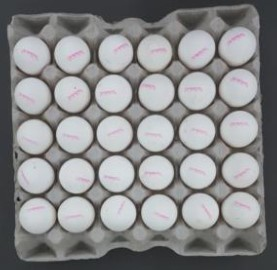
%> input picture sample_img.jpg, 277 x 270 px
$ octave main_CODI_S.m   (GNU Octave 9; MATLAB toolbox functions it lacks are replaced by stand-ins)
%> lines starting %> are read from the running program, lines starting %| are printed output that depends on the picture; in (x1, y1, x2, y2) boxes, pixels count from 0 and x2, y2 are one past the last pixel; in counts of white or black regions, pixels touching at a corner belong together; the program's own positions count from 1
### normalize.m
function u = normalize (x)
% This is a helper method to normalize a the values in x to [0,255]
% normalize(x)
%     -inputs:
%      x            : Input matrix of size m, n
%     -output :
%      u            : Output matrix of size m, n, values in [0,255]
minx = min(min(x));
x = x - minx;
maxx = max(max(x));
u = (x./maxx)*255;
end

### add_frame.m
function framed_phi = add_frame(phi,k, value)

% Helper method to add a frame of with k into a gray-scale image
% Input:
% ------- phi       :   a gray-scale image of size M * N
% ------- k         :   the width of the frame
% ------- value     :   the value of the boundary
%
% Output:
% ------- framed_phi:   a grapy-scale image of size (M+k) * (N+k)


framed_phi                      = value.*ones(size(phi)+[k*2,k*2]);
framed_phi(k+1:end-k,k+1:end-k) = phi;

end

### Treshhold2BW_up.m
function u = Treshhold2BW_up (x,tresh)
[n,m]=size(x);
for i=1:n
    for j=1:m
        if x(i,j)<tresh
            u(i,j)=0;
        else
            u(i,j)=255;
        end
    end
end
end

### AlgIEdge.m
function [diffusedIm,objval,Itercount,CPUcount] = AlgIEdge(SeedIm,EdgeIm,X_D,mu,theta,eta, perc)
% This algorithm is the Edge-weighted harmonic variational optimization model
% proposed in the paper
% AlgIEdge(SeedIm,EdgeIm,X_D,mu,theta, eta, perc)
%     -inputs:
%      SeedIm       : Seed Image
%      EdgeIm       : Mask Image of the image that $g$ applied onto
%      mu           : multiplier on the constraint V−U=0.
%      lambda       : λ, the Lagrange multiplier associated with the linear constraint V−U=0.
%      eta          : η, fidelity parameter

%     -output :
%      diffusedIm  : Diffused image
%      objval       : Energy Function
%      Itercount    : Iteration Number
%      CPUcount     : CPU time

objval = [];
Itercount =[];
CPUcount = [];
X_D = X_D.*EdgeIm;
u0 = SeedIm;
u=u0;
v =u0;
lambda = u0*0;
G0 = max(max(EdgeIm));
C = EdgeIm-G0;
[n,m]=size(u0);

A = zeros(n, m);
for i = 1:n
    for j = 1:m
        A(i,j)= theta+mu- 4*G0 *(cos(2*pi*(i-1)/n)+ cos(2*pi*(j-1)/m)-2);
    end
end

tic

obj= sum(sum( EdgeIm.*(dxf(u).^2+dyf(u).^2)+0.5*eta*X_D.*(u-SeedIm)));
objval = [objval,obj];
Itercount =[Itercount,0];
CPUcount = [CPUcount,toc];
t = 1;
err = 100;
while err>perc

    ux = dxf(u);
    uy = dyf(u);
    g = theta*u + 2* dxb(C.* ux)+2*dyb(C.* uy)+ mu *v +lambda;
    u = real(ifftn(fftn (g)./ A));
    v =(eta*X_D.*u0+mu*u-lambda)./(eta*X_D+mu);
    lambda = lambda + mu*(v-u);

    obj= sum(sum( EdgeIm.*(dxf(u).^2+dyf(u).^2)+0.5*eta*X_D.*(u-SeedIm)));
    objval = [objval,obj];
    Itercount =[Itercount,t];
    CPUcount = [CPUcount,toc];
    err = (objval(end-1)-objval(end))/objval(end-1);
    t = t+1;
end

diffusedIm=u;

end

function v=dyb(u)
v = u(:,:) - u(:,[end 1:end-1]);
end


function v=dxb(u)
v = u(:,:) - u([end 1:end-1],:);
end


function v=dxf(u)
v = u([2:end 1],:) - u(:,:);
end


function v=dyf(u)
v = u(:,[2:end 1]) - u(:,:);
end

### main_CODI_S.m
%%%% Counting Objects by Diffused Index:geometry-free and training-free approach %%%%
%%% This script is about counting the number of objects in a given image by
%%% using CODI-S
%% PSEUDO-CODE
%{
OUTPUTS
-------
NumOfClusters       : Total Number of clusters found


FUNCTIONS:
-------
normalize(x)
    -A helper method to return the normalized data of input in [0,255]
    -inputs:
     x            : Input matrix of size m, n
    -output :
     u            : Output matrix of size m, n, values in [0,255]

add_frame(phi,k, value)
    -A helper method to add a frame of some value and width k into a matrix
    -inputs:
     phi          : a gray-scale image of size M * N
     k            : the width of the frame
     value        : the value of the boundary

    -output:
     framed_phi   : a grapy-scale image of size (M+k) * (N+k)

Treshold2BW_up (x,t)
    -A helper method to return a binary matrix of value 0 and 255 of the
     input matrix
    -inputs:
     x            : a matrix of size M * N
     t            : threshold
    -output:
     u            : a matrix of size M * N, with value 0 where x(i,j) < t
                                            with value 255 o.w.


AlgIEdge(SeedIm,EdgeIm,X_D,mu,theta, eta, perc)
    -A helper function about the Edge-weighted harmonic variational optimization model
     proposed in the paper to produce a diffused image in a single
     dimension

    -inputs:
     SeedIm       : Seed Image
     EdgeIm       : Mask Image of the image that $g$ applied onto
     mu           : multiplier on the constraint V−U=0.
     lambda       : λ, the Lagrange multiplier associated with the linear constraint V−U=0.
     eta          : η, fidelity parameter

    -output :
     DiffiusedIm  : Diffused image
     objval       : Energy Function
     Itercount    : Iteration Number
     CPUcount     : CPU time


%}


clc
clear
close all

%% INITIALIZE
DownSampleRate     = 0.5;     % The percentage of pixels kept from an original image
fig_name           = 'sample_img.jpg'; % The name of the figure
half_seed_len      = 1;       % half of the length of a squared seed
dist_seed_center   = 6;       % distance between the center of consecutive seeds
mu                 = 0.00005; % PARA mu in diffusion algorithm
theta              = 1;       % PARA theta in diffusion algorithm
eta                = 0.0001;  % PARA eta in diffusion algorithm
R_n                = 0.2;    % Stoppting criteria of diffusion algorithm
treshvalue         = 205;     % Threshold in preprocessing step to get mask image
r                  = 8;       % PARA in Gaussian convolution curve
sigma              = 0.75;    % PARA in Gaussian convolution curve


% read an image
Image = imread(fig_name);
%> Image is the input picture: size 270x277x3 uint8; mean R, G, B 135.6, 135.9, 136.9
disp('Finished reading');

tic
disp('Start timing')
% figure;imshow(Image);title('original image')

% Convert image from unit8 into double
Im = double(Image);

% Dowmsample the origninal image
% DownSampleRate : # pixels in the downsampled image / # pixels in the
%                  original image
Im    = imresize(Im,DownSampleRate);
%> Im: size 135x139x3 double

% transfer the image from color scale into gray scale
Im    = sqrt(sum(Im.^2,3));
%> Im: size 135x139 double
phi   = Im;

% normalize phi to have value between 0 and 255
phi = normalize(phi);
%> in normalize, `minx = min(min(x));`: minx = 63.41
%> in normalize, `maxx = max(max(x));`: maxx = 317.7

% add a frame
phi   = add_frame(phi, 3, 0);
[n,m] = size(phi);
%> n = 141; m = 145

%% Preprocess the gray_scale image

% identify background by using threshvalue
phi = Treshhold2BW_up(phi,treshvalue); % phi = 255 if phi < threshvalue;
%> after the loop in Treshhold2BW_up, `for i=1:n`:
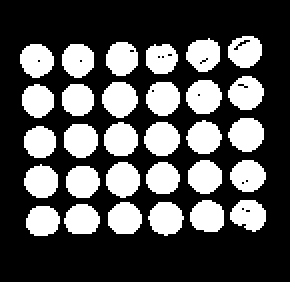
%> u: size 141x145 double (shown 2 times larger); 32.3% white; 30 white regions, largest, box (x1, y1, x2, y2) and area: (51, 41, 69, 59) 244, (93, 40, 111, 57) 239, (72, 61, 90, 78) 237
figure;imshow(phi,'border','loose'); title('Thresholding the gray scale image')


% generate the descretized g function/ a mask image
EdgeMask = phi>0;

%%   generate seeds in 1D

seed_image = zeros(n,m);
seed_binary_domain=zeros(n,m);


index_i = half_seed_len+1:dist_seed_center:n;
%> index_i = 24 values from 2 to 140
index_j = half_seed_len+1:dist_seed_center:m;
%> index_j = 24 values from 2 to 140


% generate vertically increasing seeds in 1st component
k = 1;
for i = index_i
    for j = index_j
        seed_image(i-half_seed_len:i,j-half_seed_len:j,1) = k;
        seed_binary_domain(i-half_seed_len:i,j-half_seed_len:j) = 1;
        k=k+1;
    end
end
%> seed_binary_domain: size 141x145 double; values 0 (black) and 1 (white), 11.3% white in thin lines or dots
%> after the loop, k = 577

seed_image = seed_image./max(seed_image,[],'all').*255;
% Ensure that the values of seeds are located in [1,255] % to distinct the
% seed values from the background value 0

fprintf('Finished generating seeds \n')
%%  Edge-weighted harmonic variational optimization model

[AlgIdiffIm,AlgIobj1,AlgIiter1,AlgICPU1] = AlgIEdge(seed_image,EdgeMask,seed_binary_domain,mu,theta,eta,R_n);
%> in AlgIEdge, `X_D = X_D.*EdgeIm;`: X_D: size 141x145 double; values 0 (black) and 1 (white), 3.6% white in thin lines or dots, all inside (x1, y1, x2, y2) = (12, 18, 133, 116)
%> in AlgIEdge, `G0 = max(max(EdgeIm));`: G0 = true
%> after the loop in AlgIEdge, `for i = 1:n`:
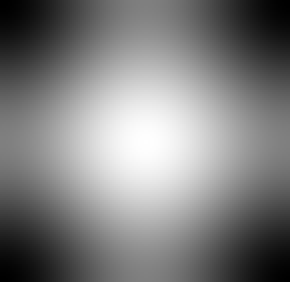
%> A: size 141x145 double (shown 2 times larger); min 1, max 17, mean 9; drawn with min black and max white
%> in AlgIEdge, `obj= sum(sum( EdgeIm.*(dxf(u).^2+dyf(u).^2)+0.5*eta*X_D.*(u-SeedIm)));`: obj = 27882946.2
%> the loop in AlgIEdge, `while err>perc` made 21 passes
%> (obj, err) on passes 6 to 17: (73660.6, 0.307), (52117.8, 0.292), (37400.8, 0.282), (27127, 0.275), (19851.4, 0.268), (14644.9, 0.262), (10888.1, 0.257), (8158, 0.251), (6160.9, 0.245), (4690.9, 0.239), (3602.2, 0.232), (2790.8, 0.225)
%> (obj, objval, err) on passes 1 to 5: (1886265.1, [27882946.2 1886265.1], 0.932), (511716.1, [27882946.2 1886265.1 511716.1], 0.729), (258015.2, [27882946.2 1886265.1 511716.1 258015.2], 0.496), (159344.3, [27882946.2 1886265.1 511716.1 258015.2 159344.3], 0.382), (106348.1, [27882946.2 1886265.1 511716.1 258015.2 159344.3 106348.1], 0.333)
%> pass 1, in AlgIEdge, `u = real(ifftn(fftn (g)./ A));`:
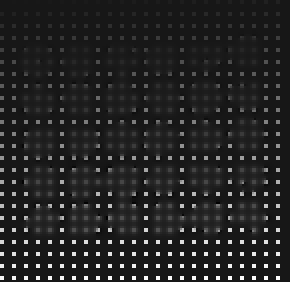
%> u: size 141x145 double (shown 2 times larger); min -25.71, max 255, mean 14.4; drawn with min black and max white
%> after the loop in AlgIEdge, `while err>perc`:
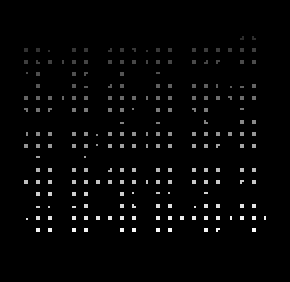
%> lambda: size 141x145 double (shown 2 times larger); min -1.42e-18, max 0.0191, mean 0.000409; drawn with min black and max white
%> after the loop in AlgIEdge, `while err>perc`: CPUcount = 22 values from 0.00828 to 0.269; Itercount = 22 values from 0 to 21; objval = 22 values, max 27882946.2 at index 1, min 1104.1 at index 22, mean 1412368.6; t = 22
%> in AlgIEdge, `diffusedIm=u;`:
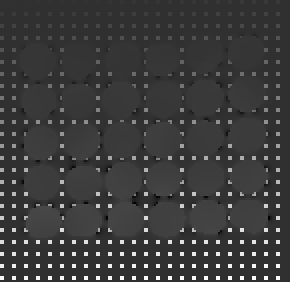
%> diffusedIm: size 141x145 double (shown 2 times larger); min -60.22, max 255, mean 14.4; drawn with min black and max white
%> AlgIobj1 has the same summary as objval in AlgIEdge; AlgIiter1 = 22 values from 0 to 21; AlgICPU1 = 22 values from 0.00828 to 0.269
AlgIdiffIm = normalize(AlgIdiffIm).* EdgeMask;

% test the result from bwconncomp
% a =  bwconncomp(phi./255);
% mablabobjectnumber = a.NumObjects

U = AlgIdiffIm;

fprintf('Finished diffusing seeds \n')

%% Apply Gaussian Fitting curve to Diffused image
U0 = U(U>0);
%> U0 = 6600 values, max 73.79 at index 895, min 52 at index 5074, mean 59.99

binwidth= 0.1; edges = 0:binwidth:256;
fig=figure; set(fig,'visible','off');
h = histogram (U0,edges,'Normalization','pdf');
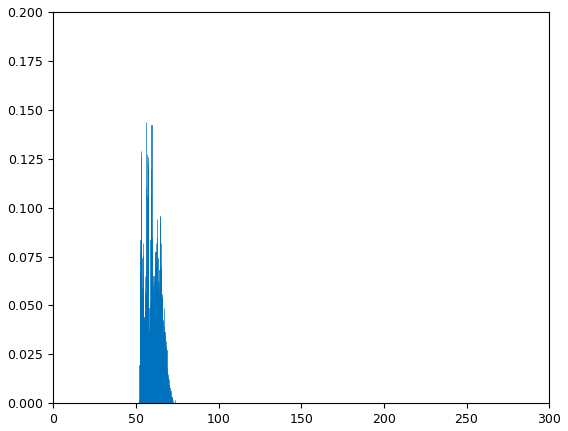
%> figure redrawn from the program's plot data; tallest bar 0.144 high, from x = 56 to 56.1
f = h.Values; f(f<0.005)=0;
%> after `f = h.Values`: f = 2560 values, max 0.144 at index 561, min 0 at index 1, mean 0.00391

figure(1);
hb= bar((binwidth:binwidth:256),f); hb.FaceColor = 'r';
hold on

g  = normpdf(-r:r,0,sigma); p1=conv(f,g);
%> after `p1=conv(f,g)`: p1 = 2576 values, max 0.121 at index 581, min 0 at index 1, mean 0.00386
pg = plot(-(r-1)*binwidth: binwidth:256+r*binwidth,p1,'k--', 'Marker','.');
xlabel('Pixel Intensity'); xlim([53 75])
legend ([hb;pg], 'histogram', 'Gaussian Fitted')
hold off
[pks, locspks] = findpeaks(p1);
%> pks = 33 values, max 0.121 at index 6, min 0.00322 at index 33, mean 0.058; locspks = 33 values from 539 to 718
NumOfClusters = length(pks);
%> NumOfClusters = 33
title([num2str(NumOfClusters),' objects are found'])
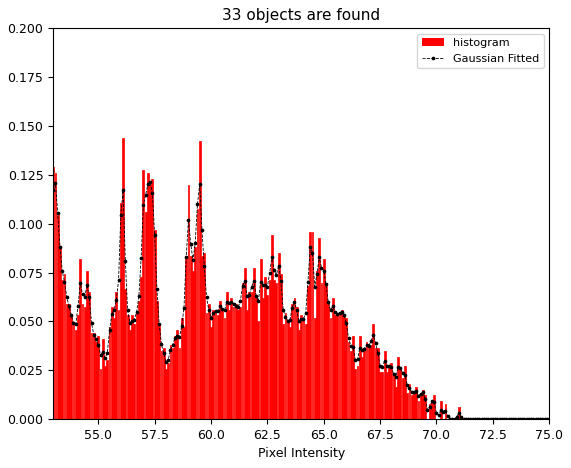
%> figure redrawn from the program's plot data; tallest bar 0.144 high, from x = 56.06 to 56.14; curve peaks at x = 57.3, y = 0.121

t = toc;
fprintf('Finished clustering \n')
fprintf(['CPU                       : ',num2str(t),'\n'])
fprintf(['Number of Clusters found  : ', num2str(NumOfClusters),'\n'])
%| Number of Clusters found  : 33
fprintf(['Ground truth              : ', num2str(30),'\n'])
